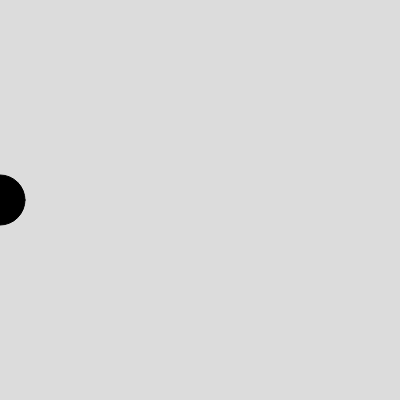
Frame 1 (no input)
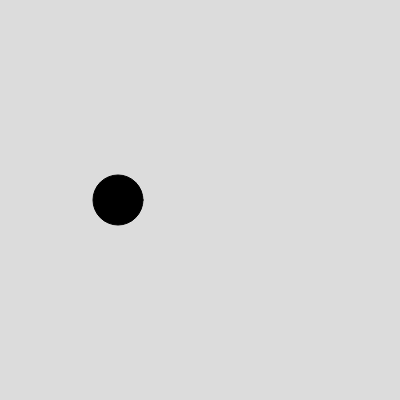
Frame 60 (no input)
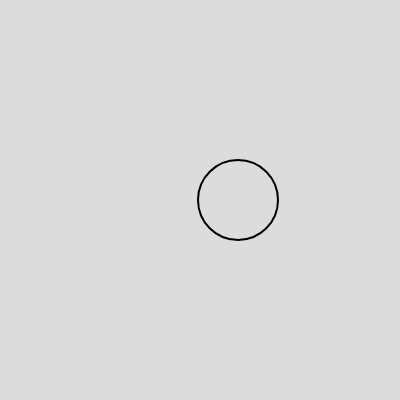
Frame 120 (the mouse pressed at the canvas centre since frame 60)

The p5.js sketch that drew these frames (run headless with seeded random() and noise() and a simulated clock; from frame 60 on, the mouse is pressed at the canvas centre):

// p5.js sketch
// ── sketch.js
// DM2008 — Activity 2a [Guided]
// Mode Switch (20 min)
//
// Keys 1, 2, 3 switch between modes — each one changes the background color.
// Try extending each mode to also change the fill, size, or speed of the ellipse.
// Keep it simple: one clear change per mode that's easy to see on screen.
//
// Stretch: add a 4th mode, or make the ellipse change shape between modes.

let x = 0;       // ellipse x-position
let size = 50;   // ellipse size
let bgColor;     // background color, changed by key presses

function setup() {
  createCanvas(400, 400);
  bgColor = color(220);
  rectMode(CENTER);
}

function draw() {
  background(bgColor);

  // --- Your if/else goes here ---
  // Try swapping this out for your own rule.
  if (mouseIsPressed && x > width/2) {
    ellipse(x, height / 2, size+30);
    fill(bgColor);
    strokeWeight(2)
  } 
  else if (mouseIsPressed && x <= width/2)  {
    rect(x, height / 2, size+30, size+30);
    fill(bgColor);
    strokeWeight(2)
  }
  else {
    fill(0);
    ellipse(x, height / 2, size);
  }

  // Draw the ellipse at its current position

  // Move the ellipse
  x += 2;

  // Wrap around when it exits the right edge
  if (x > width + size / 2) {
    x = 0;
  }
}

// Keys 1, 2, 3 change the background color — this is your mode switch
function keyPressed() {
  switch (key) {
    case "1":
      bgColor = color(250, 219, 135);
      break; 
    case "2":
      bgColor = color(250, 135, 235);
      break; 
    case "3":
      bgColor = color(135, 242, 250);
      break; 
    default:
      bgColor = color(220); // grey
  }
}
